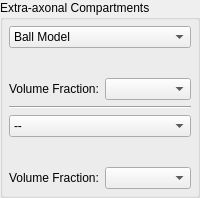
    <widget class="QGroupBox" name="groupBox_6">
     <property name="title">
      <string>Extra-axonal Compartments</string>
     </property>
     <layout class="QGridLayout" name="gridLayout_14">
      <property name="leftMargin">
       <number>6</number>
      </property>
      <property name="topMargin">
       <number>6</number>
      </property>
      <property name="rightMargin">
       <number>6</number>
      </property>
      <property name="bottomMargin">
       <number>6</number>
      </property>
      <item row="18" column="0">
       <widget class="QFrame" name="m_Comp4FractionFrame">
        <property name="frameShape">
         <enum>QFrame::NoFrame</enum>
        </property>
        <property name="frameShadow">
         <enum>QFrame::Raised</enum>
        </property>
        <layout class="QGridLayout" name="gridLayout_30">
         <property name="leftMargin">
          <number>0</number>
         </property>
         <property name="topMargin">
          <number>0</number>
         </property>
         <property name="rightMargin">
          <number>0</number>
         </property>
         <property name="bottomMargin">
          <number>0</number>
         </property>
         <item row="0" column="0">
          <widget class="QLabel" name="m_NoiseLabel_9">
           <property name="text">
            <string>Volume Fraction:</string>
           </property>
          </widget>
         </item>
         <item row="0" column="1">
          <widget class="QmitkDataStorageComboBoxWithSelectNone" name="m_Comp4VolumeFraction">
           <property name="toolTip">
            <string/>
           </property>
          </widget>
         </item>
        </layout>
       </widget>
      </item>
      <item row="6" column="0">
       <widget class="QComboBox" name="m_Compartment3Box">
        <property name="toolTip">
         <string>Select signal model for extra-axonal compartment.</string>
        </property>
        <item>
         <property name="text">
          <string>Ball Model</string>
         </property>
        </item>
        <item>
         <property name="text">
          <string>Astrosticks Model</string>
         </property>
        </item>
        <item>
         <property name="text">
          <string>Dot Model</string>
         </property>
        </item>
        <item>
         <property name="text">
          <string>Prototype Signal</string>
         </property>
        </item>
       </widget>
      </item>
      <item row="8" column="0">
       <widget class="QmitkAstrosticksModelParametersWidget" name="m_AstrosticksWidget1" native="true"/>
      </item>
      <item row="10" column="0">
       <widget class="QmitkPrototypeSignalParametersWidget" name="m_PrototypeWidget3" native="true"/>
      </item>
      <item row="16" column="0">
       <widget class="QmitkDotModelParametersWidget" name="m_DotWidget2" native="true"/>
      </item>
      <item row="9" column="0">
       <widget class="QmitkDotModelParametersWidget" name="m_DotWidget1" native="true"/>
      </item>
      <item row="12" column="0">
       <widget class="Line" name="line_2">
        <property name="orientation">
         <enum>Qt::Horizontal</enum>
        </property>
       </widget>
      </item>
      <item row="11" column="0">
       <widget class="QFrame" name="m_Comp3FractionFrame">
        <property name="frameShape">
         <enum>QFrame::NoFrame</enum>
        </property>
        <property name="frameShadow">
         <enum>QFrame::Raised</enum>
        </property>
        <layout class="QGridLayout" name="gridLayout_29">
         <property name="leftMargin">
          <number>0</number>
         </property>
         <property name="topMargin">
          <number>0</number>
         </property>
         <property name="rightMargin">
          <number>0</number>
         </property>
         <property name="bottomMargin">
          <number>0</number>
         </property>
         <item row="0" column="0">
          <widget class="QLabel" name="m_NoiseLabel_8">
           <property name="text">
            <string>Volume Fraction:</string>
           </property>
          </widget>
         </item>
         <item row="0" column="1">
          <widget class="QmitkDataStorageComboBoxWithSelectNone" name="m_Comp3VolumeFraction">
           <property name="toolTip">
            <string>Optional! If no volume fraction map for this compartment is set, the corresponding volume fractions are calculated from the input fibers.</string>
           </property>
          </widget>
         </item>
        </layout>
       </widget>
      </item>
      <item row="14" column="0">
       <widget class="QmitkBallModelParametersWidget" name="m_BallWidget2" native="true"/>
      </item>
      <item row="7" column="0">
       <widget class="QmitkBallModelParametersWidget" name="m_BallWidget1" native="true"/>
      </item>
      <item row="15" column="0">
       <widget class="QmitkAstrosticksModelParametersWidget" name="m_AstrosticksWidget2" native="true"/>
      </item>
      <item row="13" column="0">
       <widget class="QComboBox" name="m_Compartment4Box">
        <property name="toolTip">
         <string>Select signal model for extra-axonal compartment.</string>
        </property>
        <item>
         <property name="text">
          <string>--</string>
         </property>
        </item>
        <item>
         <property name="text">
          <string>Ball Model</string>
         </property>
        </item>
        <item>
         <property name="text">
          <string>Astrosticks Model</string>
         </property>
        </item>
        <item>
         <property name="text">
          <string>Dot Model</string>
         </property>
        </item>
        <item>
         <property name="text">
          <string>Prototype Signal</string>
         </property>
        </item>
       </widget>
      </item>
      <item row="17" column="0">
       <widget class="QmitkPrototypeSignalParametersWidget" name="m_PrototypeWidget4" native="true"/>
      </item>
     </layout>
    </widget>
